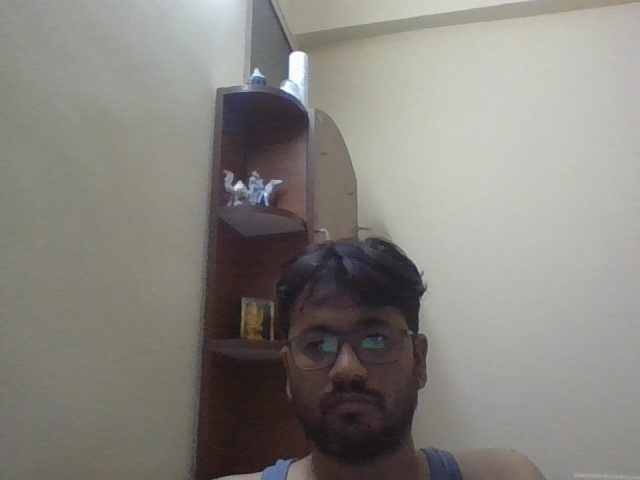
#> input picture data/images/2021_03_29-03_21_06_AM.jpg, 640 x 480 px
$ python -i FrameDetection.py   (imports and definitions only)
#> lines starting #> are read from the running program, lines starting #| are printed output that depends on the picture
from imutils.video import VideoStream
import cv2
import imutils


class FrameDetection:

    def __init__(self, display_frame=False, save_video=False):

        # initialize the first frame in the video stream
        self.original_frame = None
        self.first_frame = None
        self.current_frame = None
        self.motion_text = "Idle"
        self.frame_counter = 0
        self.is_frame_has_motion = False
        self.is_show_frame = display_frame
        self.frame_counter = 0

        if save_video:
            self.out = cv2.VideoWriter('outpy.avi', cv2.VideoWriter_fourcc('F', 'M', 'P', '4'), 20.0, (500, 500))

    def handle_detection(self, frame):
        self.original_frame = frame.copy()

        self.check_frame_movement(frame)

    def check_frame_movement(self, frame):

        frame = imutils.resize(frame, width=500, height=500)
        gray = cv2.cvtColor(frame, cv2.COLOR_BGR2GRAY)
        gray = cv2.GaussianBlur(gray, (21, 21), 0)
        if self.first_frame is None:
            self.first_frame = gray
            return

            # compute the absolute difference between the current frame and
            # first frame
            frame_delta = cv2.absdiff(first_frame, gray)
            thresh = cv2.threshold(frame_delta, 25, 255, cv2.THRESH_BINARY)[1]

            # replace previous frame with current for future difference check.
            self.first_frame = gray

            thresh = cv2.dilate(thresh, None, iterations=2)
            contours = cv2.findContours(thresh.copy(), cv2.RETR_EXTERNAL, cv2.CHAIN_APPROX_SIMPLE)
            contours = imutils.grab_contours(contours)

            if first_contour is None:
                first_contour = contours

            if len(first_contour) == len(contours):
                frame_counter = frame_counter + 1
            else:
                first_contour = contours
                frame_counter = 0

            if frame_counter < 50:
                # loop over the contours
                for c in contours:
                    # if the contour is too small, ignore it
                    if cv2.contourArea(c) < self.frame_size:
                        continue
                    self.is_frame_has_motion = True
                    # compute the bounding box for the contour, draw it on the frame,
                    # and update the text
                    (x, y, w, h) = cv2.boundingRect(c)
                    cv2.rectangle(frame, (x, y), (x + w, y + h), (255, 0, 0), 2)
                    self.motion_text = "Motion Detected"

            else:
                frame_counter = 0
                self.motion_text = "Idle"
                first_frame = None
                first_contour = None

            if self.is_show_frame:
                # draw the text and timestamp on the frame
                cv2.putText(frame, "Motion Monitoring: {}".format(self.motion_text), (10, 20),
                            cv2.FONT_HERSHEY_SIMPLEX, 0.5, (255, 0, 0), 2)
                cv2.putText(frame, datetime.datetime.now().strftime("%A %d %B %Y %I:%M:%S%p"),
                            (10, frame.shape[0] - 10), cv2.FONT_HERSHEY_SIMPLEX, 0.35, (255, 0, 0), 1)

                # write frames into video
                out.write(frame)

                # show the frame and record if the user presses a key
                cv2.imshow("Motion Detection", frame)

>>> import cv2
>>> picture = cv2.imread('../data/images/2021_03_29-03_21_06_AM.jpg')
#> picture is the input picture: shape (480, 640, 3); mean B, G, R 126.9, 132.6, 135
>>> result = FrameDetection().handle_detection(picture)
#> in check_frame_movement, `gray = cv2.GaussianBlur(gray, (21, 21), 0)`:
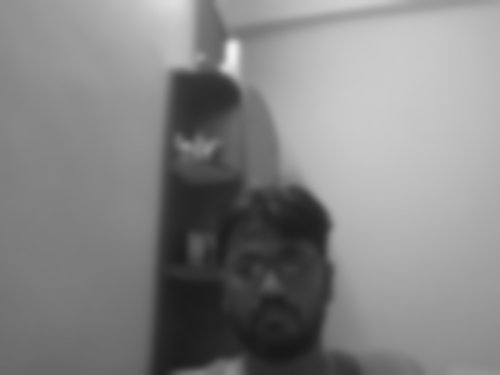
#> gray: shape (375, 500); min 23, max 240, mean 132.7
